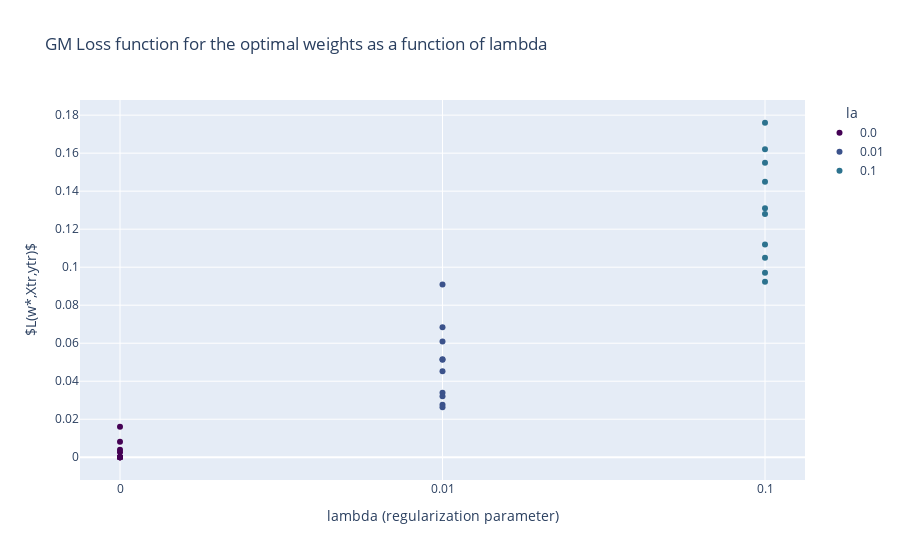

Notebook code cell kept with this figure:
### Markdown cell above
## L as a function of la

### Code cell
# transform the la column to a categorical column
df_qnm['      la'] = df_qnm['      la'].astype('category')

# plot a scatter plot of L* as a function of la
fig = px.scatter(df_qnm, x='      la', y='        L*',
                    title='GM Loss function for the optimal weights as a function of lambda',
                    color='      la',
                    color_discrete_sequence =['#440154', '#3b528b', '#2c728e'])
fig.update_layout(
    xaxis_title=r'lambda (regularization parameter)',
    yaxis_title=r'$L(w*,Xtr,ytr)$',
    xaxis_type='category'
)
fig.show()

### Figure 1 — Plotly figure (JSON) as saved in the notebook; plotly's stock layout.template omitted (floating-point values rounded to 4 significant figures)
{"data": [{"hovertemplate": "      la=%{x}<br>        L*=%{y}<extra></extra>", "legendgroup": "0.0", "marker": {"color": "#440154", "symbol": "circle"}, "mode": "markers", "name": "0.0", "orientation": "v", "showlegend": true, "type": "scatter", "x": [0, 0, 0, 0, 0, 0, 0, 0, 0, 0], "xaxis": "x", "y": [2.91e-50, 1.66e-11, 0.00813, 1.02e-08, 1.52e-07, 0.00258, 2.25e-39, 0.016, 0.004, 1.23e-11], "yaxis": "y"}, {"hovertemplate": "      la=%{x}<br>        L*=%{y}<extra></extra>", "legendgroup": "0.01", "marker": {"color": "#3b528b", "symbol": "circle"}, "mode": "markers", "name": "0.01", "orientation": "v", "showlegend": true, "type": "scatter", "x": [0.01, 0.01, 0.01, 0.01, 0.01, 0.01, 0.01, 0.01, 0.01, 0.01], "xaxis": "x", "y": [0.0276, 0.0515, 0.0684, 0.0263, 0.0339, 0.0452, 0.0321, 0.0909, 0.0609, 0.0513], "yaxis": "y"}, {"hovertemplate": "      la=%{x}<br>        L*=%{y}<extra></extra>", "legendgroup": "0.1", "marker": {"color": "#2c728e", "symbol": "circle"}, "mode": "markers", "name": "0.1", "orientation": "v", "showlegend": true, "type": "scatter", "x": [0.1, 0.1, 0.1, 0.1, 0.1, 0.1, 0.1, 0.1, 0.1, 0.1], "xaxis": "x", "y": [0.0971, 0.131, 0.162, 0.0923, 0.112, 0.128, 0.105, 0.176, 0.155, 0.145], "yaxis": "y"}], "layout": {"legend": {"title": {"text": "      la"}, "tracegroupgap": 0}, "title": {"text": "GM Loss function for the optimal weights as a function of lambda"}, "xaxis": {"anchor": "y", "categoryarray": [0, 0.01, 0.1], "categoryorder": "array", "domain": [0, 1], "title": {"text": "lambda (regularization parameter)"}, "type": "category"}, "yaxis": {"anchor": "x", "domain": [0, 1], "title": {"text": "$L(w*,Xtr,ytr)$"}}}}
